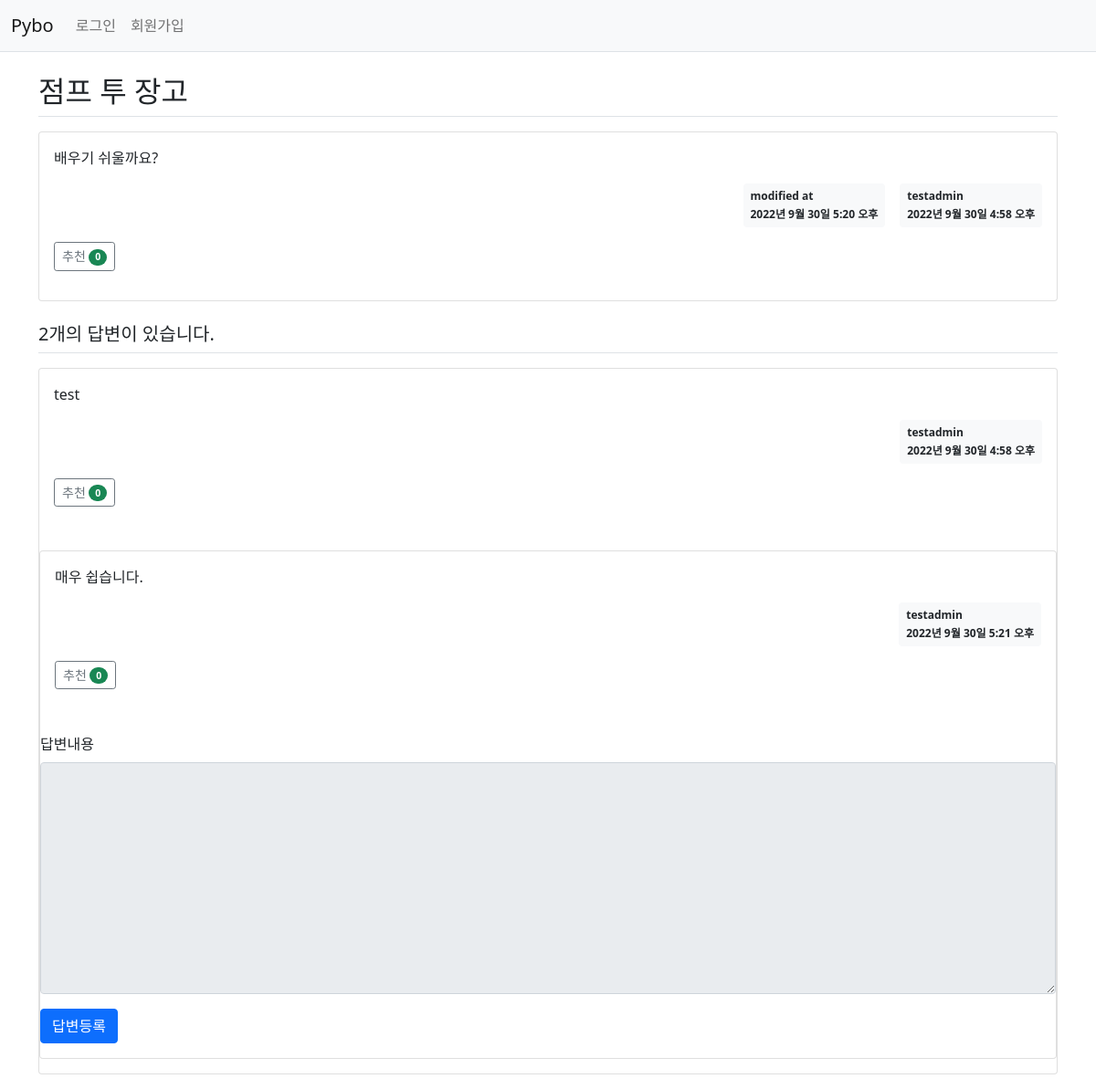
Before: /pybo/306/ with the older database file.
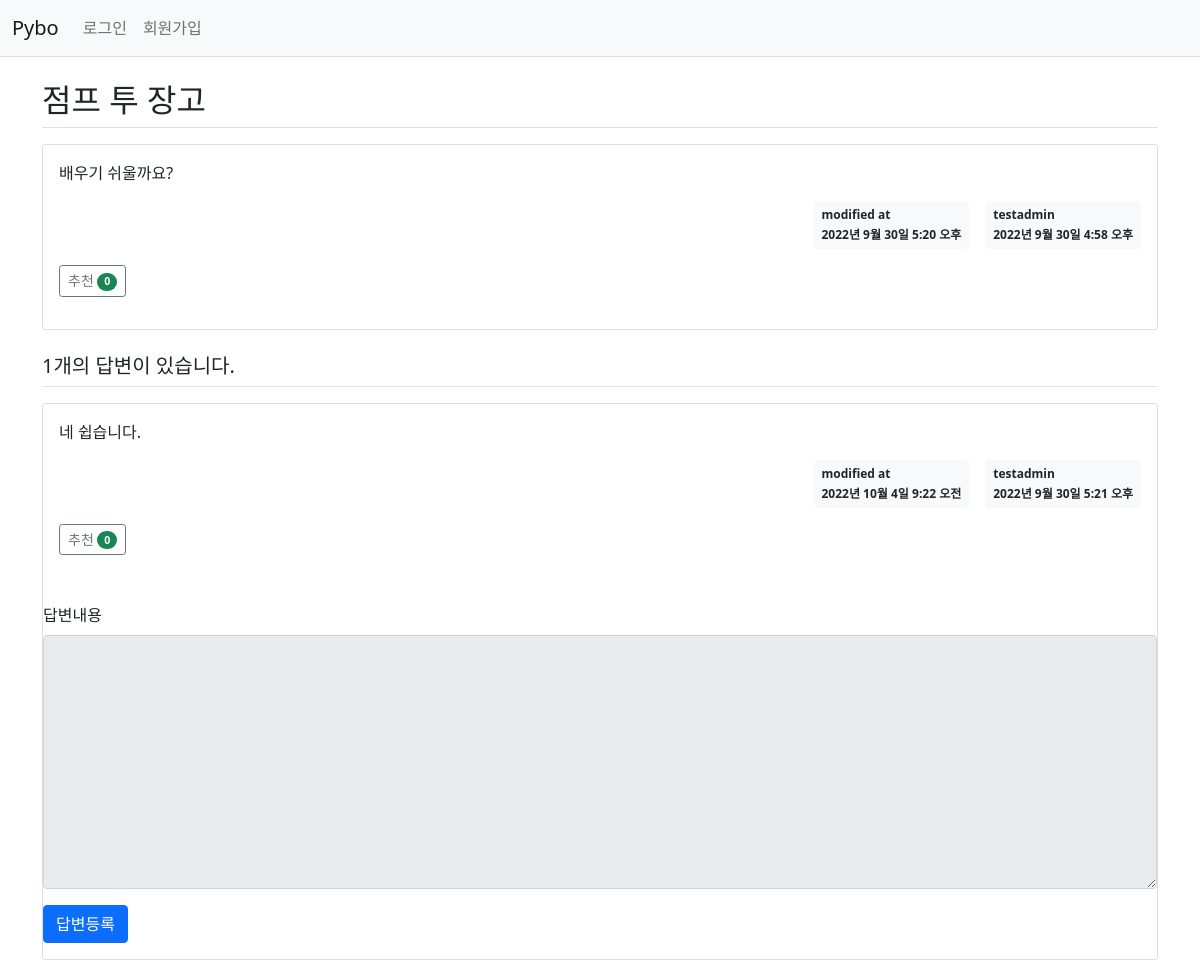
After: the same page with the newer database file.
### pybo/models.py (models this page shows, shortened)
class Question(models.Model):
    author = models.ForeignKey(User, on_delete=models.CASCADE, related_name='author_question')
    subject = models.CharField(max_length=200)
    content = models.TextField()
    create_date = models.DateTimeField()
    modify_date = models.DateTimeField(null=True, blank=True)
    voter = models.ManyToManyField(User, related_name='voter_question')  # 추천인 추가

class Answer(models.Model):
    author = models.ForeignKey(User, on_delete=models.CASCADE, related_name='author_answer')
    question = models.ForeignKey(Question, on_delete=models.CASCADE)
    content = models.TextField()
    create_date = models.DateTimeField()
    modify_date = models.DateTimeField(null=True, blank=True)
    voter = models.ManyToManyField(User, related_name='voter_answer')

### pybo/views/base_views.py (the view)
def detail(request, question_id):
    question = get_object_or_404(Question, pk=question_id)
    context = {'question': question}
    return render(request, 'pybo/question_detail.html', context)

### pybo/templatetags/pybo_filter.py (called while the page is built)
@register.filter
def mark(value):
    extensions = ["nl2br", "fenced_code"]
    return mark_safe(markdown.markdown(value, extensions=extensions))

### templates/pybo/question_detail.html (shortened to what this page needs)
{% extends 'base.html' %}
{% load pybo_filter %}
{% block content %}
<div class="container my-3">
    <h2 class="border-bottom py-2">{{ question.subject }}</h2>
    <div class="card my-3">
        <div class="card-body">
            <div class="card-text">{{ question.content|mark }}</div>
            <div class="d-flex justify-content-end">
                {% if question.modify_date %}
                <div class="badge bg-light text-dark p-2 text-start mx-3">
                    <div class="mb-2">modified at</div>
                    <div>{{ question.modify_date }}</div>
                </div>
                {% endif %}
                <div class="badge bg-light text-dark p-2 text-start">
                    <div class="mb-2">{{ question.author.username }}</div>
                    <div>{{ question.create_date }}</div>
                </div>
            </div>
            <div class="my-3">
                <a href="javascript:void(0)" data-uri="{% url 'pybo:question_vote' question.id  %}"
                   class="recommend btn btn-sm btn-outline-secondary"> 추천
                    <span class="badge rounded-pill bg-success">{{question.voter.count}}</span>
                </a>
            </div>
        </div>
    </div>
    <h5 class="border-bottom my-3 py-2">{{question.answer_set.count}}개의 답변이 있습니다.</h5>
    {% for answer in question.answer_set.all %}
    <div class="card my-3">
        <div class="card-body">
            <div class="card-text">{{ answer.content|mark }}</div>
            <div class="d-flex justify-content-end">
                {% if answer.modify_date %}
                <div class="badge bg-light text-dark p-2 text-start mx-3">
                    <div class="mb-2">modified at</div>
                    <div>{{ answer.modify_date }}</div>
                </div>
                {% endif %}
                <div class="badge bg-light text-dark p-2 text-start">
                    <div class="mb-2">{{ answer.author.username }}</div>
                    <div>{{ answer.create_date }}</div>
                </div>
            </div>
            <div class="my-3">
                <a href="javascript:void(0)" data-uri="{% url 'pybo:answer_vote' answer.id  %}"
                   class="recommend btn btn-sm btn-outline-secondary"> 추천
                    <span class="badge rounded-pill bg-success">{{answer.voter.count}}</span>
                </a>
            </div>
    </div>
    {% endfor %}
    <form action="{% url 'pybo:answer_create' question.id %}" method="post" class="my-3">
        <div class="mb-3">
            <label for="content" class="form-label">답변내용</label>
            <textarea {% if not user.is_authenticated %}disabled{% endif %}
                      name="content" id="content" class="form-control" rows="10"></textarea>
        </div>
        <input type="submit" value="답변등록" class="btn btn-primary">
    </form>
</div>
{% endblock %}

Changed rows visible on the page:
removed Answer: content|mark "test", author.username "testadmin", create_date "2022년 9월 30일 4:58 오후", voter.count "0"
computed for Question "점프 투 장고": answer_set.count "2" → "1"
changed Answer "2022년 9월 30일 5:21 오후": content|mark "매우 쉽습니다." → "네 쉽습니다."; modify_date (not shown) → "2022년 10월 4일 9:22 오전"
